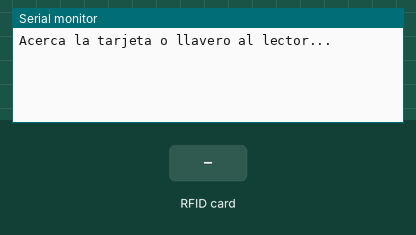
Bench run of a sketch on a simulated Arduino Mega 2560, built with avr-gcc and run on an emulated ATmega2560. Shown: the last lines printed to the serial monitor. The test bench sets the inputs (shaded band).

Above: at 1.2 s.
1.3 s: RFID card 0D C0 4E 39 held to the reader
At 2.2 s:
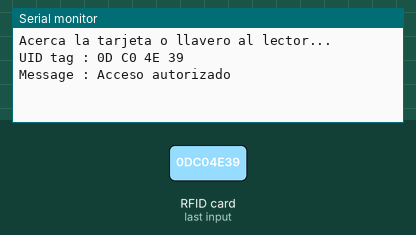
2.8 s: RFID card 5E 7A 19 C4 held to the reader
At 4.7 s:
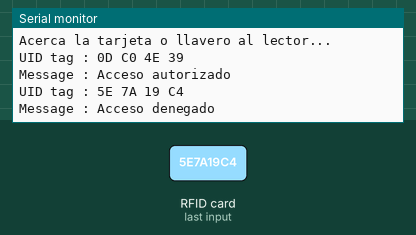

The sketch:

ACESS.ino.ino
```cpp
#include <SPI.h>
#include <MFRC522.h>

#define SS_PIN 53
#define RST_PIN 9
MFRC522 mfrc522(SS_PIN, RST_PIN);   // Create MFRC522 instance.

void setup()
{
  Serial.begin(9600);   // Iniciar comunicacion serial
  SPI.begin();      // Iniciar  SPI bus
  mfrc522.PCD_Init();   // Iniciar MFRC522
  Serial.println("Acerca la tarjeta o llavero al lector...");
  Serial.println();

}
void loop()
{
  // Buscar UID nueva
  if ( ! mfrc522.PICC_IsNewCardPresent())
  {
    return;
  }
  // Seleccionar una UID
  if ( ! mfrc522.PICC_ReadCardSerial())
  {
    return;
  }
  //Mostrar UID en Monitor serial
  Serial.print("UID tag :");
  String content= "";
  byte letter;
  for (byte i = 0; i < mfrc522.uid.size; i++)
  {
     Serial.print(mfrc522.uid.uidByte[i] < 0x10 ? " 0" : " ");
     Serial.print(mfrc522.uid.uidByte[i], HEX);
     content.concat(String(mfrc522.uid.uidByte[i] < 0x10 ? " 0" : " "));
     content.concat(String(mfrc522.uid.uidByte[i], HEX));
  }
  Serial.println();
  Serial.print("Message : ");
  content.toUpperCase();
  if (content.substring(1) == "0D C0 4E 39") //UID Que proporciona acceso
  {
    Serial.println("Acceso autorizado");
    Serial.println();
    delay(3000);
  }

 else   {
    Serial.println("Acceso denegado");
    delay(3000);
  }
}
```

Measured:
- after the input at 1.3 s, the serial monitor: prints a new line at once (image 1)
- after the input at 2.8 s, the serial monitor: prints a new line after 1.5 s (image 2)
